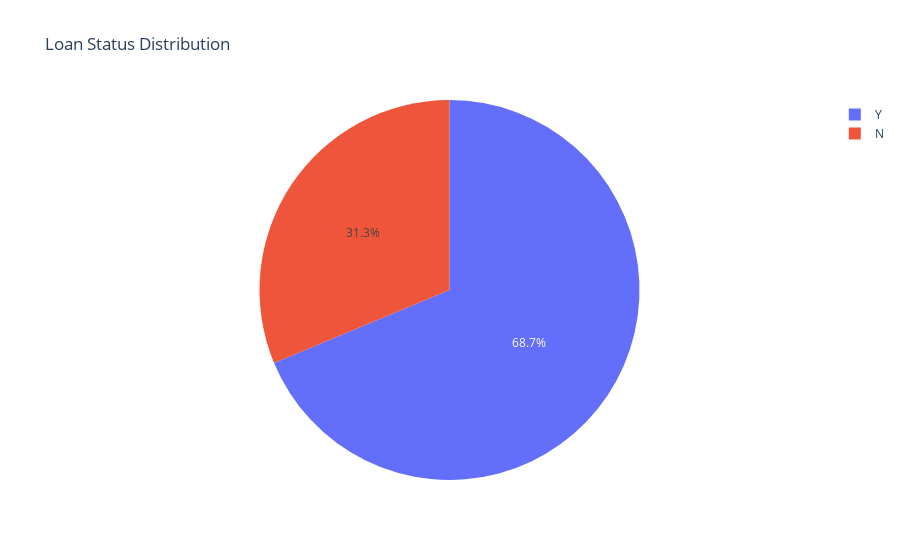

The code cell stored with this chart in its notebook:
### Code cell
import plotly.express as px

# Count the occurrences of each distinct value in the 'Loan_Status' column
loan_status_counts = df['Loan_Status'].value_counts()

# Plot the pie chart using the counts
fig = px.pie(names=loan_status_counts.index, values=loan_status_counts.values, title='Loan Status Distribution')
fig.show()

### Figure 1 — Plotly figure (JSON) as saved in the notebook; plotly's stock layout.template omitted (floating-point values rounded to 4 significant figures)
{"data": [{"domain": {"x": [0, 1], "y": [0, 1]}, "hovertemplate": "label=%{label}<br>value=%{value}<extra></extra>", "labels": ["Y", "N"], "legendgroup": "", "name": "", "showlegend": true, "type": "pie", "values": [422, 192]}], "layout": {"legend": {"tracegroupgap": 0}, "title": {"text": "Loan Status Distribution"}}}
